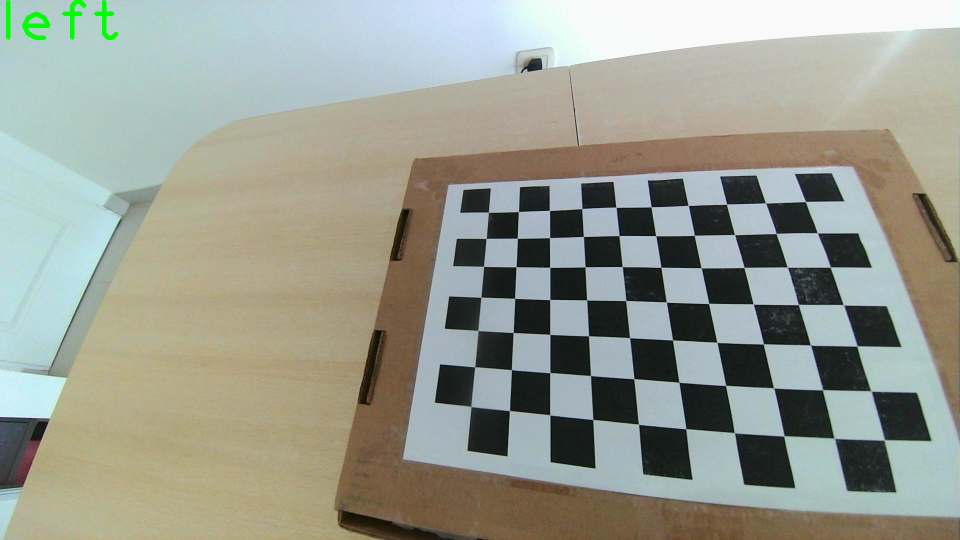
#> input picture data/calib/left_1.jpg, 1920 x 1080 px (shown at 1/2 size)
$ python -i detecccion.py   (imports and definitions only)
#> lines starting #> are read from the running program, lines starting #| are printed output that depends on the picture
import cv2 as cv
import numpy as np

def _preproc(gray):
    clahe = cv.createCLAHE(clipLimit=3.0, tileGridSize=(8,8))
    g = clahe.apply(gray)
    return cv.GaussianBlur(g, (3,3), 0)

def find_chessboard_robusto(gray, pattern_candidates=((9,6),(6,9))):
    h0, w0 = gray.shape[:2]
    for cols, rows in pattern_candidates:
        for s in (1.0, 0.75):
            g = gray if s==1.0 else cv.resize(gray,(int(w0*s),int(h0*s)), cv.INTER_AREA)
            for use_pre in (False, True):
                img = _preproc(g) if use_pre else g
                # SB (robusto)
                try:
                    flags_sb = cv.CALIB_CB_EXHAUSTIVE | cv.CALIB_CB_ACCURACY
                    ok, corners = cv.findChessboardCornersSB(img, (cols,rows), flags=flags_sb)
                    if ok:
                        return True, (corners/s if s!=1.0 else corners), (cols,rows)
                except Exception:
                    pass
                # clásico
                flags = (cv.CALIB_CB_ADAPTIVE_THRESH |
                         cv.CALIB_CB_NORMALIZE_IMAGE |
                         cv.CALIB_CB_FILTER_QUADS)
                ok, corners = cv.findChessboardCorners(img,(cols,rows),flags)
                if ok:
                    term=(cv.TERM_CRITERIA_EPS+cv.TERM_CRITERIA_MAX_ITER,30,1e-4)
                    corners = cv.cornerSubPix(img, corners, (11,11), (-1,-1), term)
                    return True, (corners/s if s!=1.0 else corners), (cols,rows)
    return False, None, None

>>> import cv2
>>> picture = cv2.imread('data/calib/left_1.jpg', cv2.IMREAD_GRAYSCALE)
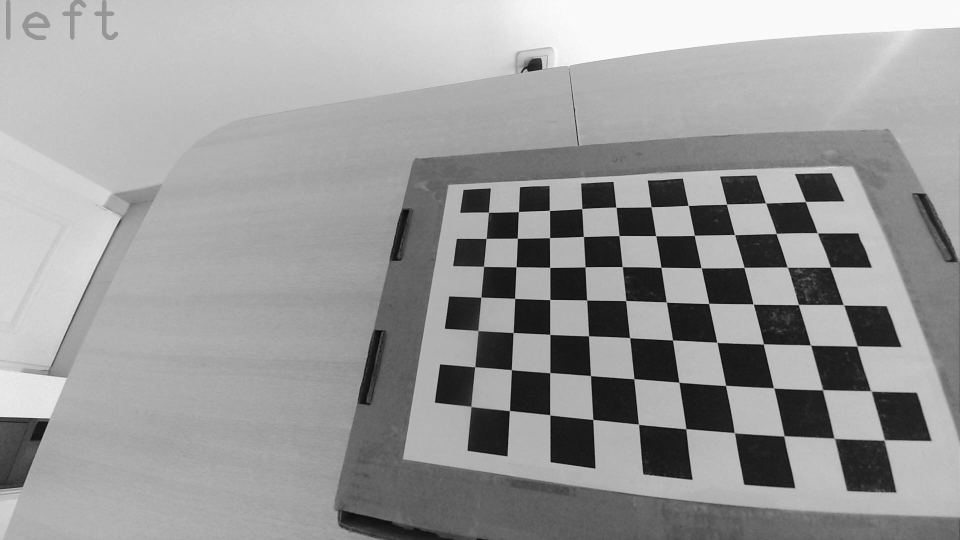
#> picture: shape (1080, 1920) (shown at 1/2 size); min 0, max 255, mean 153.9
>>> result = find_chessboard_robusto(picture)
#> the loop in find_chessboard_robusto, `for cols, rows in pattern_candidates:` made 2 passes
#> pass 1, in _preproc, `g = clahe.apply(gray)`:
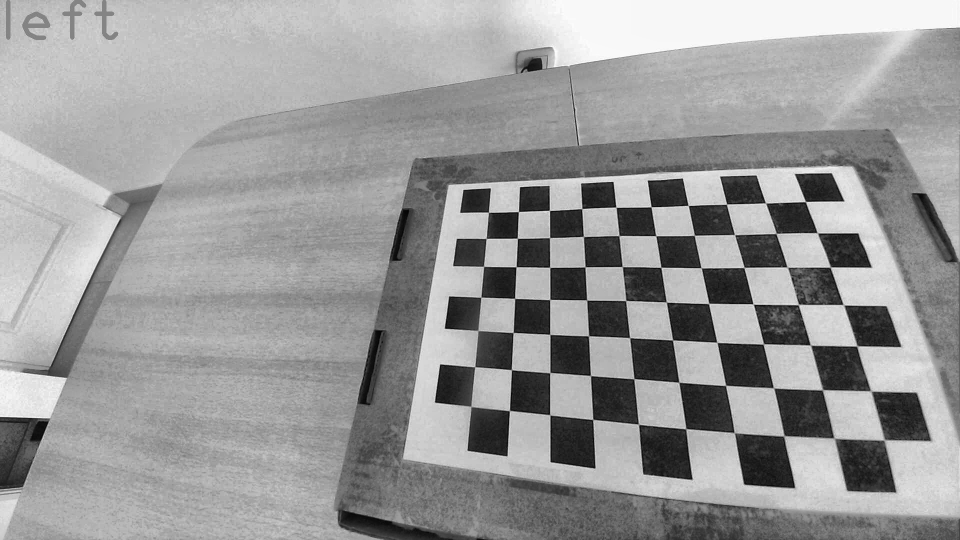
#> g: shape (1080, 1920) (shown at 1/2 size); min 1, max 255, mean 153.5
